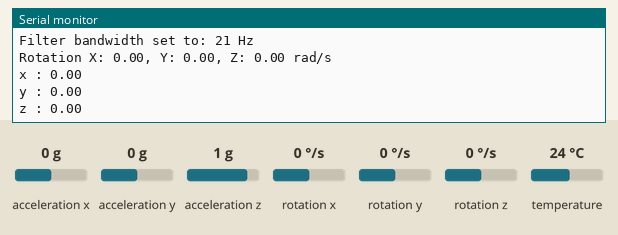
Bench run of a sketch on a simulated ESP8266 (NodeMCU). Shown: the last lines printed to the serial monitor. Inputs (shaded band) come from the test bench; at power-on: rotation x 0 °/s, rotation y 0 °/s, rotation z 0 °/s, acceleration x 0 g, acceleration y 0 g, acceleration z 1 g, temperature 24 °C. WiFi joins after 1.5 s; servers stay silent unless stated.

Above: at 3.0 s.
3.1 s: rotation x set to -192 °/s
At 3.9 s:
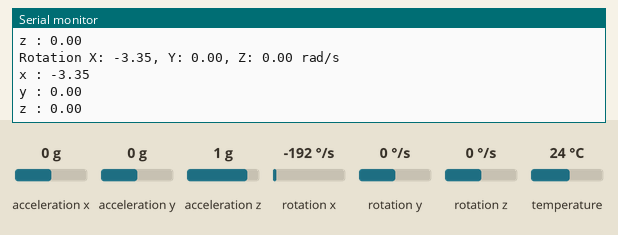
5.1 s: rotation y set to -192 °/s
At 6.9 s:
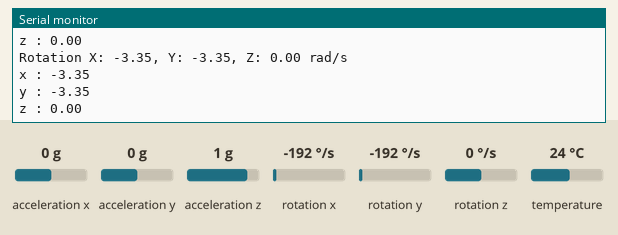
7.1 s: rotation z set to -192 °/s
At 8.9 s:
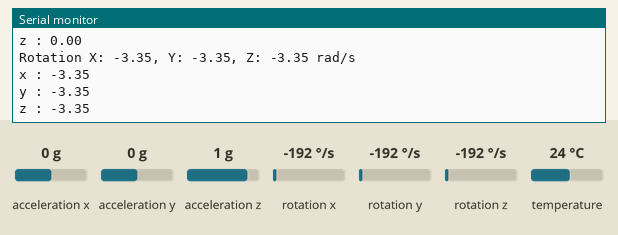

Measured:
- after the input at 3.1 s, the serial monitor: prints a new line after 0.21 s (image 1)
- after the input at 5.1 s, the serial monitor: prints a new line after 1.2 s (image 2)
- after the input at 7.1 s, the serial monitor: prints a new line after 0.72 s (image 3)

The sketch:

basic_readings123.ino
```cpp
// Basic demo for accelerometer readings from Adafruit MPU6050

#include <Adafruit_MPU6050.h>
#include <Adafruit_Sensor.h>
#include <Wire.h>
#include <ESP8266WiFi.h>
#include <MPU6050.h>


#ifndef STASSID
#define STASSID "Manav's iPhone"  //name of the network
#define STAPSK "manav@123"   //password of the network
#endif
constexpr int port = 12370;  // should match server port

WiFiClient client;
Adafruit_MPU6050 mpu;

void setup(void) {
  Serial.begin(115200);
  Serial.println(ESP.getFullVersion());
  while (!Serial)
    delay(10);  // will pause Zero, Leonardo, etc until serial console opens

  Serial.println("Adafruit MPU6050 test!");

  // Try to initialize!
  if (!mpu.begin()) {
    Serial.println("Failed to find MPU6050 chip");
    while (1) {
      delay(10);
    }
  }
  Serial.println("MPU6050 Found!");
  // WiFi setup
  WiFi.begin(STASSID, STAPSK);
  Serial.print("\nConnecting to ");
  Serial.println(STASSID);
  while (WiFi.status() != WL_CONNECTED) {
    Serial.print('.');
    delay(500);
  }
  Serial.println();
  Serial.println("connected");
  // server IP and port
  if(client.connect("172.20.10.13", port)){
    Serial.println("Connected to server");
  }

  mpu.setAccelerometerRange(MPU6050_RANGE_8_G);
  Serial.print("Accelerometer range set to: ");
  switch (mpu.getAccelerometerRange()) {
    case MPU6050_RANGE_2_G:
      Serial.println("+-2G");
      break;
    case MPU6050_RANGE_4_G:
      Serial.println("+-4G");
      break;
    case MPU6050_RANGE_8_G:
      Serial.println("+-8G");
      break;
    case MPU6050_RANGE_16_G:
      Serial.println("+-16G");
      break;
  }
  mpu.setGyroRange(MPU6050_RANGE_500_DEG);
  Serial.print("Gyro range set to: ");
  switch (mpu.getGyroRange()) {
    case MPU6050_RANGE_250_DEG:
      Serial.println("+- 250 deg/s");
      break;
    case MPU6050_RANGE_500_DEG:
      Serial.println("+- 500 deg/s");
      break;
    case MPU6050_RANGE_1000_DEG:
      Serial.println("+- 1000 deg/s");
      break;
    case MPU6050_RANGE_2000_DEG:
      Serial.println("+- 2000 deg/s");
      break;
  }

  mpu.setFilterBandwidth(MPU6050_BAND_21_HZ);
  Serial.print("Filter bandwidth set to: ");
  switch (mpu.getFilterBandwidth()) {
    case MPU6050_BAND_260_HZ:
      Serial.println("260 Hz");
      break;
    case MPU6050_BAND_184_HZ:
      Serial.println("184 Hz");
      break;
    case MPU6050_BAND_94_HZ:
      Serial.println("94 Hz");
      break;
    case MPU6050_BAND_44_HZ:
      Serial.println("44 Hz");
      break;
    case MPU6050_BAND_21_HZ:
      Serial.println("21 Hz");
      break;
    case MPU6050_BAND_10_HZ:
      Serial.println("10 Hz");
      break;
    case MPU6050_BAND_5_HZ:
      Serial.println("5 Hz");
      break;
  }

  Serial.println("");
  delay(100);
}

void loop() {

  /* Get new sensor events with the readings */
  sensors_event_t a, g, temp;
  mpu.getEvent(&a, &g, &temp);

  Serial.print("Rotation X: ");
  Serial.print(g.gyro.x);
  Serial.print(", Y: ");
  Serial.print(g.gyro.y);
  Serial.print(", Z: ");
  Serial.print(g.gyro.z);
  Serial.println(" rad/s");


  //x = Wire.read();//read bytes
  //stat = Wire.endTransmission();
  // Serial.print("stat :");
  // Serial.println(stat);
  Serial.print("x : ");
  Serial.println(g.gyro.x);
  Serial.println("");
  client.print("Value of rotation in x y z are ");
  client.println(g.gyro.x);


  Serial.print("y : ");
  Serial.println(g.gyro.y);
  Serial.println("");
  client.println(g.gyro.y);

  Serial.print("z : ");
  Serial.println(g.gyro.z);
  Serial.println("");
  client.println(g.gyro.z);
  delay(1000);
  client.print("Value of acceleration in x y z are ");
  client.println(g.acceleration.x);
  client.println(g.acceleration.y);
  client.println(g.acceleration.z);

  delay(500);
}
```
